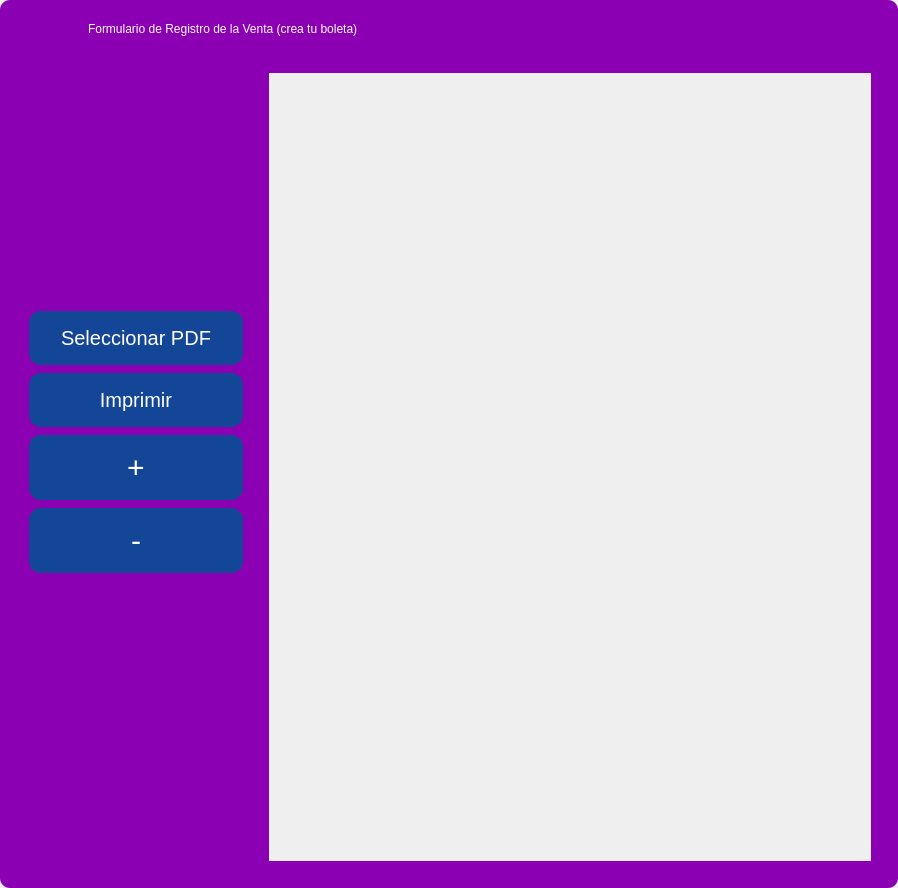
<?xml version="1.0" encoding="UTF-8"?>
<ui version="4.0">
 <class>MainWindow</class>
 <widget class="QMainWindow" name="MainWindow">
  <property name="geometry">
   <rect>
    <x>0</x>
    <y>0</y>
    <width>898</width>
    <height>888</height>
   </rect>
  </property>
  <property name="windowTitle">
   <string>MainWindow</string>
  </property>
  <property name="toolTipDuration">
   <number>-1</number>
  </property>
  <property name="styleSheet">
   <string notr="true"/>
  </property>
  <widget class="QWidget" name="centralwidget">
   <property name="styleSheet">
    <string notr="true"/>
   </property>
   <layout class="QVBoxLayout" name="verticalLayout">
    <property name="spacing">
     <number>0</number>
    </property>
    <property name="leftMargin">
     <number>0</number>
    </property>
    <property name="topMargin">
     <number>0</number>
    </property>
    <property name="rightMargin">
     <number>0</number>
    </property>
    <property name="bottomMargin">
     <number>0</number>
    </property>
    <item>
     <widget class="QFrame" name="frame">
      <property name="enabled">
       <bool>true</bool>
      </property>
      <property name="styleSheet">
       <string notr="true">
QFrame {
border-radius:10px;
background-color: rgb(140, 0, 179);
 }
</string>
      </property>
      <property name="frameShape">
       <enum>QFrame::StyledPanel</enum>
      </property>
      <property name="frameShadow">
       <enum>QFrame::Raised</enum>
      </property>
      <layout class="QVBoxLayout" name="verticalLayout_2">
       <item>
        <widget class="QFrame" name="frame_superior">
         <property name="minimumSize">
          <size>
           <width>0</width>
           <height>40</height>
          </size>
         </property>
         <property name="maximumSize">
          <size>
           <width>16777215</width>
           <height>40</height>
          </size>
         </property>
         <property name="styleSheet">
          <string notr="true">QPushButton{
border-radius:18px;
}

QPushButton:hover{
	background-color: rgb(0, 0, 0);
}
</string>
         </property>
         <property name="frameShape">
          <enum>QFrame::StyledPanel</enum>
         </property>
         <property name="frameShadow">
          <enum>QFrame::Raised</enum>
         </property>
         <layout class="QHBoxLayout" name="horizontalLayout_3">
          <property name="spacing">
           <number>4</number>
          </property>
          <property name="leftMargin">
           <number>0</number>
          </property>
          <property name="topMargin">
           <number>0</number>
          </property>
          <property name="rightMargin">
           <number>0</number>
          </property>
          <property name="bottomMargin">
           <number>0</number>
          </property>
          <item>
           <spacer name="horizontalSpacer">
            <property name="orientation">
             <enum>Qt::Horizontal</enum>
            </property>
            <property name="sizeType">
             <enum>QSizePolicy::Fixed</enum>
            </property>
            <property name="sizeHint" stdset="0">
             <size>
              <width>25</width>
              <height>15</height>
             </size>
            </property>
           </spacer>
          </item>
          <item>
           <widget class="QPushButton" name="pushButton">
            <property name="maximumSize">
             <size>
              <width>50</width>
              <height>35</height>
             </size>
            </property>
            <property name="styleSheet">
             <string notr="true">QPushButton{
 background-color: rgb(140, 0, 179);
}</string>
            </property>
            <property name="text">
             <string/>
            </property>
            <property name="icon">
             <iconset>
              <normalon>../image/ventas.png</normalon>
             </iconset>
            </property>
            <property name="iconSize">
             <size>
              <width>35</width>
              <height>25</height>
             </size>
            </property>
           </widget>
          </item>
          <item>
           <widget class="QLabel" name="label_2">
            <property name="layoutDirection">
             <enum>Qt::LeftToRight</enum>
            </property>
            <property name="styleSheet">
             <string notr="true">color:white;
font: 12pt &quot;MS Shell Dlg 2&quot;;</string>
            </property>
            <property name="text">
             <string>Formulario de Registro de la Venta (crea tu boleta)</string>
            </property>
            <property name="scaledContents">
             <bool>false</bool>
            </property>
            <property name="alignment">
             <set>Qt::AlignLeading|Qt::AlignLeft|Qt::AlignVCenter</set>
            </property>
            <property name="margin">
             <number>0</number>
            </property>
           </widget>
          </item>
          <item>
           <widget class="QPushButton" name="btn_exit">
            <property name="minimumSize">
             <size>
              <width>38</width>
              <height>38</height>
             </size>
            </property>
            <property name="maximumSize">
             <size>
              <width>38</width>
              <height>38</height>
             </size>
            </property>
            <property name="cursor">
             <cursorShape>PointingHandCursor</cursorShape>
            </property>
            <property name="text">
             <string/>
            </property>
            <property name="iconSize">
             <size>
              <width>35</width>
              <height>35</height>
             </size>
            </property>
           </widget>
          </item>
          <item>
           <widget class="QPushButton" name="bt_minimizar">
            <property name="minimumSize">
             <size>
              <width>38</width>
              <height>38</height>
             </size>
            </property>
            <property name="maximumSize">
             <size>
              <width>38</width>
              <height>38</height>
             </size>
            </property>
            <property name="cursor">
             <cursorShape>PointingHandCursor</cursorShape>
            </property>
            <property name="styleSheet">
             <string notr="true"/>
            </property>
            <property name="text">
             <string/>
            </property>
            <property name="icon">
             <iconset>
              <normaloff>image/minus.svg</normaloff>image/minus.svg</iconset>
            </property>
            <property name="iconSize">
             <size>
              <width>38</width>
              <height>38</height>
             </size>
            </property>
           </widget>
          </item>
          <item>
           <widget class="QPushButton" name="bt_maximizar">
            <property name="minimumSize">
             <size>
              <width>38</width>
              <height>38</height>
             </size>
            </property>
            <property name="maximumSize">
             <size>
              <width>38</width>
              <height>38</height>
             </size>
            </property>
            <property name="cursor">
             <cursorShape>PointingHandCursor</cursorShape>
            </property>
            <property name="styleSheet">
             <string notr="true"/>
            </property>
            <property name="text">
             <string/>
            </property>
            <property name="icon">
             <iconset>
              <normaloff>image/chevron-up.svg</normaloff>image/chevron-up.svg</iconset>
            </property>
            <property name="iconSize">
             <size>
              <width>38</width>
              <height>38</height>
             </size>
            </property>
           </widget>
          </item>
          <item>
           <widget class="QPushButton" name="bt_restaurar">
            <property name="minimumSize">
             <size>
              <width>38</width>
              <height>38</height>
             </size>
            </property>
            <property name="maximumSize">
             <size>
              <width>38</width>
              <height>38</height>
             </size>
            </property>
            <property name="cursor">
             <cursorShape>PointingHandCursor</cursorShape>
            </property>
            <property name="styleSheet">
             <string notr="true"/>
            </property>
            <property name="text">
             <string/>
            </property>
            <property name="icon">
             <iconset>
              <normaloff>image/chevron-down.svg</normaloff>image/chevron-down.svg</iconset>
            </property>
            <property name="iconSize">
             <size>
              <width>38</width>
              <height>38</height>
             </size>
            </property>
           </widget>
          </item>
          <item>
           <widget class="QPushButton" name="bt_cerrar">
            <property name="minimumSize">
             <size>
              <width>38</width>
              <height>38</height>
             </size>
            </property>
            <property name="maximumSize">
             <size>
              <width>38</width>
              <height>38</height>
             </size>
            </property>
            <property name="cursor">
             <cursorShape>PointingHandCursor</cursorShape>
            </property>
            <property name="styleSheet">
             <string notr="true"/>
            </property>
            <property name="text">
             <string/>
            </property>
            <property name="icon">
             <iconset>
              <normaloff>image/x.svg</normaloff>image/x.svg</iconset>
            </property>
            <property name="iconSize">
             <size>
              <width>38</width>
              <height>38</height>
             </size>
            </property>
           </widget>
          </item>
         </layout>
        </widget>
       </item>
       <item>
        <widget class="QFrame" name="frame_3">
         <property name="frameShape">
          <enum>QFrame::StyledPanel</enum>
         </property>
         <property name="frameShadow">
          <enum>QFrame::Raised</enum>
         </property>
         <layout class="QHBoxLayout" name="horizontalLayout_4">
          <item>
           <layout class="QVBoxLayout" name="verticalLayout_6">
            <property name="spacing">
             <number>9</number>
            </property>
            <property name="leftMargin">
             <number>9</number>
            </property>
            <property name="topMargin">
             <number>9</number>
            </property>
            <property name="rightMargin">
             <number>9</number>
            </property>
            <property name="bottomMargin">
             <number>9</number>
            </property>
            <item>
             <layout class="QVBoxLayout" name="verticalLayout_7">
              <property name="spacing">
               <number>0</number>
              </property>
              <property name="topMargin">
               <number>0</number>
              </property>
              <property name="rightMargin">
               <number>0</number>
              </property>
              <property name="bottomMargin">
               <number>50</number>
              </property>
              <item>
               <widget class="QPushButton" name="btn_open_file">
                <property name="cursor">
                 <cursorShape>PointingHandCursor</cursorShape>
                </property>
                <property name="styleSheet">
                 <string notr="true">QPushButton {
                background-color: #144698; /* Azul Oscuro */
                border: none;
                color: white;
                padding: 15px 32px;
                text-align: center;
                text-decoration: none;
                font-size: 20px;
                margin: 4px 2px;
                border-radius: 12px;
            }
            QPushButton:hover {
                background-color: #2D005F;
            }
            QPushButton:pressed {
                background-color: #2e7031;
            }</string>
                </property>
                <property name="text">
                 <string>Seleccionar PDF</string>
                </property>
                <property name="icon">
                 <iconset>
                  <normalon>../image/pdf.png</normalon>
                 </iconset>
                </property>
                <property name="iconSize">
                 <size>
                  <width>30</width>
                  <height>30</height>
                 </size>
                </property>
               </widget>
              </item>
              <item>
               <widget class="QPushButton" name="print_button">
                <property name="cursor">
                 <cursorShape>PointingHandCursor</cursorShape>
                </property>
                <property name="styleSheet">
                 <string notr="true">QPushButton {
                background-color: #144698; /* Azul Oscuro */
                border: none;
                color: white;
                padding: 15px 32px;
                text-align: center;
                text-decoration: none;
                font-size: 20px;
                margin: 4px 2px;
                border-radius: 12px;
            }
            QPushButton:hover {
                background-color: #2D005F;
            }
            QPushButton:pressed {
                background-color: #2e7031;
            }</string>
                </property>
                <property name="text">
                 <string>Imprimir</string>
                </property>
                <property name="icon">
                 <iconset>
                  <normalon>../image/printing.png</normalon>
                 </iconset>
                </property>
                <property name="iconSize">
                 <size>
                  <width>30</width>
                  <height>30</height>
                 </size>
                </property>
               </widget>
              </item>
              <item>
               <widget class="QPushButton" name="zoom_in_button">
                <property name="font">
                 <font>
                  <pointsize>-1</pointsize>
                  <underline>false</underline>
                  <strikeout>false</strikeout>
                 </font>
                </property>
                <property name="cursor">
                 <cursorShape>PointingHandCursor</cursorShape>
                </property>
                <property name="styleSheet">
                 <string notr="true">QPushButton {
                background-color: #144698; /* Azul Oscuro */
                border: none;
                color: white;
                padding: 15px 32px;
                text-align: center;
                text-decoration: none;
                font-size: 30px;
                margin: 4px 2px;
                border-radius: 12px;
            }
            QPushButton:hover {
                background-color: #2D005F;
            }
            QPushButton:pressed {
                background-color: #2e7031;
            }</string>
                </property>
                <property name="text">
                 <string>+</string>
                </property>
                <property name="iconSize">
                 <size>
                  <width>30</width>
                  <height>16</height>
                 </size>
                </property>
               </widget>
              </item>
              <item>
               <widget class="QPushButton" name="zoom_out_button">
                <property name="cursor">
                 <cursorShape>PointingHandCursor</cursorShape>
                </property>
                <property name="styleSheet">
                 <string notr="true">QPushButton {
                background-color: #144698; /* Azul Oscuro */
                border: none;
                color: white;
                padding: 15px 32px;
                text-align: center;
                text-decoration: none;
                font-size: 30px;
                margin: 4px 2px;
                border-radius: 12px;
            }
            QPushButton:hover {
                background-color: #2D005F;
            }
            QPushButton:pressed {
                background-color: #2e7031;
            }</string>
                </property>
                <property name="text">
                 <string>-</string>
                </property>
               </widget>
              </item>
             </layout>
            </item>
           </layout>
          </item>
          <item>
           <layout class="QVBoxLayout" name="verticalLayout_9">
            <property name="spacing">
             <number>9</number>
            </property>
            <property name="leftMargin">
             <number>9</number>
            </property>
            <property name="topMargin">
             <number>9</number>
            </property>
            <property name="rightMargin">
             <number>9</number>
            </property>
            <property name="bottomMargin">
             <number>9</number>
            </property>
            <item>
             <layout class="QHBoxLayout" name="image_layout">
              <item>
               <widget class="QScrollArea" name="scrollArea">
                <property name="widgetResizable">
                 <bool>true</bool>
                </property>
                <widget class="QWidget" name="scroll_area">
                 <property name="geometry">
                  <rect>
                   <x>0</x>
                   <y>0</y>
                   <width>572</width>
                   <height>786</height>
                  </rect>
                 </property>
                </widget>
               </widget>
              </item>
             </layout>
            </item>
           </layout>
          </item>
         </layout>
        </widget>
       </item>
      </layout>
     </widget>
    </item>
   </layout>
  </widget>
 </widget>
 <resources/>
 <connections/>
</ui>
